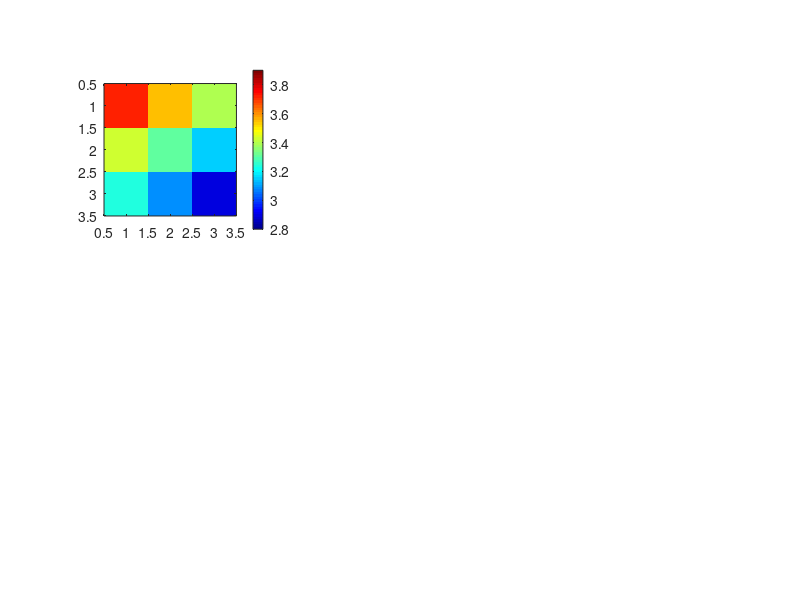

Here is the MATLAB script that generated this plot: (Note: this script raises an error after producing the figure.)
% =========================================================================
% TÍTULO: Mapas de Calor de Potencial (Frecuencias y Configuraciones)
% DESCRIPCIÓN: Script para la generación y exportación de mapas de calor 
%              experimentales del fantoma en régimen AC.
% =========================================================================

clear; clc; close all;

%% 1. ENTRADA DE DATOS EXPERIMENTALES
% --- P1-P4, 8mm abajo, varias frecuencias ---
P1P4_4Hz   = [3.72 3.54 3.40; 3.42 3.30 3.16; 3.24 3.08 2.90];
P1P4_6Hz   = [3.72 3.56 3.44; 3.44 3.32 3.20; 3.20 3.12 2.88];
P1P4_10Hz  = [3.80 3.60 3.48; 3.48 3.36 3.20; 3.28 3.12 2.96];
P1P4_25Hz  = [3.76 3.58 3.44; 3.46 3.34 3.20; 3.28 3.12 2.90];
P1P4_80Hz  = [3.74 3.54 3.41; 3.45 3.33 3.20; 3.26 3.11 2.91];

% --- P1-P4, 60 Hz, diferentes configuraciones ---
P1P4_60Hz_ab = [2.39 2.26 2.17; 2.23 2.11 2.03; 2.07 1.95 1.83]; % Inferior 8mm (B)
P1P4_60Hz_ar = [3.45 3.36 3.25; 3.19 3.11 3.03; 3.10 3.02 2.90]; % Superior 8mm (A)
P1P4_60Hz_3m = [2.65 2.49 2.38; 2.42 2.33 2.23; 2.26 2.16 2.02]; % Inferior 3mm (C)

% --- P1-P3, 60 Hz, diferentes configuraciones ---
P1P3_60Hz_ab = [2.11 1.99 1.93; 1.85 1.85 1.85; 1.57 1.66 1.74]; % Inferior 8mm (B)
P1P3_60Hz_ar = [2.72 2.64 2.55; 2.40 2.39 2.40; 2.12 2.19 2.27]; % Superior 8mm (A)
P1P3_60Hz_3m = [2.28 2.23 2.21; 2.11 2.11 2.11; 1.91 1.98 2.01]; % Inferior 3mm (C)

%% 2. FIGURA 1: EFECTO DE LA FRECUENCIA (P1-P4, 8mm abajo)
fig1 = figure('Name','Frecuencias P1-P4','Position',[30 30 1600 1000], 'Color', 'w');
freq_data = {P1P4_4Hz, P1P4_6Hz, P1P4_10Hz, P1P4_25Hz, P1P4_80Hz};
freq_names = {'4 Hz', '6.4 Hz', '10.7 Hz', '25.4 Hz', '80.2 Hz'};
freq_P1 = [5.88, 5.80, 5.80, 5.72, 5.68];

for i = 1:5
    subplot(2, 3, i);
    imagesc(freq_data{i});
    axis image;
    colormap(gca, jet);
    caxis([2.8 3.9]);
    
    cb = colorbar;
    cb.FontSize = 18;
    cb.FontWeight = 'bold';
    
    title({freq_names{i}; sprintf('V_{in} = %.2f V', freq_P1(i))}, ...
          'FontSize', 22, 'FontWeight', 'bold');
    xlabel('Columna', 'FontSize', 18, 'FontWeight', 'bold'); 
    ylabel('Fila', 'FontSize', 18, 'FontWeight', 'bold');
    
    set(gca, 'XTick', [1 2 3], 'YTick', [1 2 3], ...
             'XTickLabel', {'1','2','3'}, 'YTickLabel', {'1','2','3'}, ...
             'TickDir', 'out', 'FontSize', 18, 'FontWeight', 'bold', 'LineWidth', 2.5);
    
    for r = 1:3
        for c = 1:3
            text(c, r, sprintf('%.2f', freq_data{i}(r,c)), ...
                 'HorizontalAlignment', 'center', ...
                 'VerticalAlignment', 'middle', ...
                 'FontSize', 24, 'FontWeight', 'bold', 'Color', 'white');
        end
    end
end
sgtitle('Distribución de Potencial: Efecto de la Frecuencia (P1-P4, Config. B)', ...
        'FontSize', 26, 'FontWeight', 'bold');

exportgraphics(fig1, 'mapa_frecuencias_p1p4.png', 'Resolution', 300);

%% 3. FIGURA 2: COMPARACIÓN P1-P4, 60 Hz (ORDEN: A -> B -> C)
fig2 = figure('Name','Comparacion P1-P4 60Hz','Position',[50 50 1600 650], 'Color', 'w');
configs_P1P4 = {P1P4_60Hz_ar, P1P4_60Hz_ab, P1P4_60Hz_3m};
names_P1P4 = {'Config. A (Sup. 8mm)', 'Config. B (Inf. 8mm)', 'Config. C (Inf. 3mm)'};
P1_P1P4 = [6.32, 6.20, 6.16]; 

for i = 1:3
    subplot(1, 3, i);
    imagesc(configs_P1P4{i});
    axis image;
    colormap(gca, jet);
    caxis([1.5 3.6]);
    
    cb = colorbar;
    cb.FontSize = 18;
    cb.FontWeight = 'bold';
    
    title({names_P1P4{i}; sprintf('V_{in} = %.2f V', P1_P1P4(i))}, ...
          'FontSize', 22, 'FontWeight', 'bold');
    xlabel('Columna', 'FontSize', 18, 'FontWeight', 'bold'); 
    ylabel('Fila', 'FontSize', 18, 'FontWeight', 'bold');
    
    set(gca, 'XTick', [1 2 3], 'YTick', [1 2 3], ...
             'XTickLabel', {'1','2','3'}, 'YTickLabel', {'1','2','3'}, ...
             'TickDir', 'out', 'FontSize', 18, 'FontWeight', 'bold', 'LineWidth', 2.5);
    
    for r = 1:3
        for c = 1:3
            text(c, r, sprintf('%.2f', configs_P1P4{i}(r,c)), ...
                 'HorizontalAlignment', 'center', ...
                 'VerticalAlignment', 'middle', ...
                 'FontSize', 24, 'FontWeight', 'bold', 'Color', 'white');
        end
    end
end
sgtitle('Mapas de Potencial (P1-P4, 60 Hz) por Configuración de Inyección', ...
        'FontSize', 26, 'FontWeight', 'bold');

exportgraphics(fig2, 'mapa_config_p1p4.png', 'Resolution', 300);

%% 4. FIGURA 3: COMPARACIÓN P1-P3, 60 Hz (ORDEN: A -> B -> C)
fig3 = figure('Name','Comparacion P1-P3 60Hz','Position',[70 70 1600 650], 'Color', 'w');
configs_P1P3 = {P1P3_60Hz_ar, P1P3_60Hz_ab, P1P3_60Hz_3m};
names_P1P3 = {'Config. A (Sup. 8mm)', 'Config. B (Inf. 8mm)', 'Config. C (Inf. 3mm)'};
P1_P1P3 = [6.04, 6.16, 6.28]; 

for i = 1:3
    subplot(1, 3, i);
    imagesc(configs_P1P3{i});
    axis image;
    colormap(gca, jet);
    caxis([1.4 2.8]);
    
    cb = colorbar;
    cb.FontSize = 18;
    cb.FontWeight = 'bold';
    
    title({names_P1P3{i}; sprintf('V_{in} = %.2f V', P1_P1P3(i))}, ...
          'FontSize', 22, 'FontWeight', 'bold');
    xlabel('Columna', 'FontSize', 18, 'FontWeight', 'bold'); 
    ylabel('Fila', 'FontSize', 18, 'FontWeight', 'bold');
    
    set(gca, 'XTick', [1 2 3], 'YTick', [1 2 3], ...
             'XTickLabel', {'1','2','3'}, 'YTickLabel', {'1','2','3'}, ...
             'TickDir', 'out', 'FontSize', 18, 'FontWeight', 'bold', 'LineWidth', 2.5);
    
    for r = 1:3
        for c = 1:3
            text(c, r, sprintf('%.2f', configs_P1P3{i}(r,c)), ...
                 'HorizontalAlignment', 'center', ...
                 'VerticalAlignment', 'middle', ...
                 'FontSize', 24, 'FontWeight', 'bold', 'Color', 'white');
        end
    end
end
sgtitle('Mapas de Potencial (P1-P3, 60 Hz) por Configuración de Inyección', ...
        'FontSize', 26, 'FontWeight', 'bold');

exportgraphics(fig3, 'mapa_config_p1p3.png', 'Resolution', 300);
disp('Todos los mapas de calor fueron generados y exportados exitosamente.');
